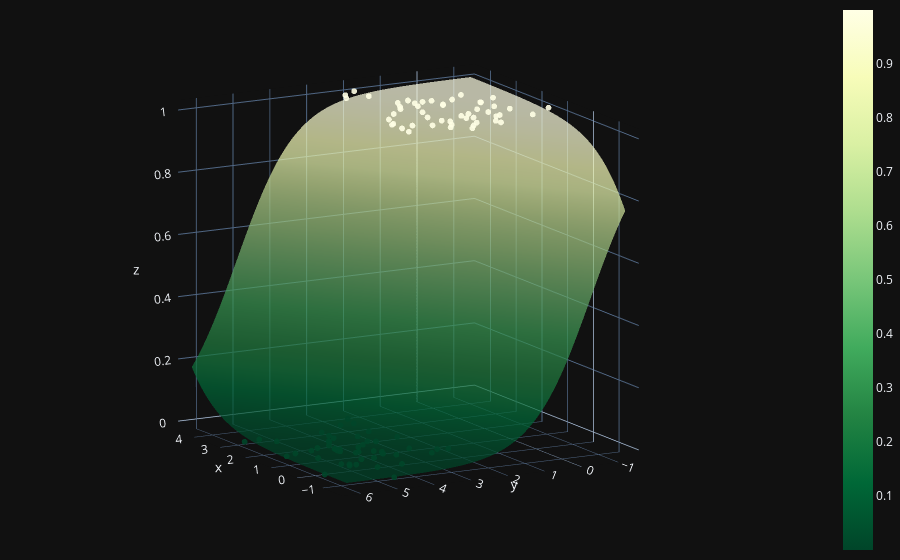

The cell this chart's notebook holds for it:
### Code cell
X0=np.linspace(X[:,0].min(), X[:,0].max(), 100)
X1=np.linspace(X[:,1].min(), X[:,1].max(), 100)
xx0,xx1= np.meshgrid(X0, X1)
Z=W[0]*xx0 + W[1]*xx1 +b
A=1 / (1+ np.exp(-Z))

fig = (go.Figure(data=[go.Surface(z=A, x=xx0, y=xx1, colorscale='YlGn', opacity=0.7, reversescale=True)]))
fig.add_scatter3d(x=X[:,0].flatten(),y=X[:,1].flatten(),z=y.flatten(), mode='markers',marker=dict(size=2,color=y.flatten(), colorscale='YlGn', opacity=0.9,reversescale=True))

fig.update_layout(template= "plotly_dark", margin=dict(l=0, r=0, b=0, t=0))
fig.layout.scene.camera.projection.type="orthographic"
fig.show()

### Figure 1 — Plotly figure (JSON) as saved in the notebook; plotly's stock layout.template omitted (floating-point values rounded to 4 significant figures; data arrays with more than 128 entries replaced by an {"elided": "..."} marker saying what was removed)
{"data": [{"colorscale": [[0, "rgb(255,255,229)"], [0.125, "rgb(247,252,185)"], [0.25, "rgb(217,240,163)"], [0.375, "rgb(173,221,142)"], [0.5, "rgb(120,198,121)"], [0.625, "rgb(65,171,93)"], [0.75, "rgb(35,132,67)"], [0.875, "rgb(0,104,55)"], [1, "rgb(0,69,41)"]], "opacity": 0.7, "reversescale": true, "type": "surface", "x": {"elided": "100x100 float values"}, "y": {"elided": "100x100 float values"}, "z": {"elided": "100x100 float values"}}, {"marker": {"color": [1, 1, 0, 0, 1, 0, 0, 1, 0, 1, 0, 1, 0, 0, 1, 1, 1, 0, 1, 1, 0, 0, 1, 0, 1, 0, 1, 0, 0, 1, 1, 0, 1, 1, 1, 0, 1, 1, 0, 1, 0, 0, 0, 0, 1, 1, 1, 1, 0, 0, 1, 1, 0, 0, 0, 0, 0, 1, 1, 1, 1, 0, 0, 1, 0, 1, 0, 0, 1, 0, 0, 1, 1, 0, 0, 0, 1, 1, 0, 0, 1, 0, 0, 0, 0, 0, 1, 0, 1, 1, 1, 1, 1, 1, 0, 0, 1, 1, 0, 1], "colorscale": [[0, "rgb(255,255,229)"], [0.125, "rgb(247,252,185)"], [0.25, "rgb(217,240,163)"], [0.375, "rgb(173,221,142)"], [0.5, "rgb(120,198,121)"], [0.625, "rgb(65,171,93)"], [0.75, "rgb(35,132,67)"], [0.875, "rgb(0,104,55)"], [1, "rgb(0,69,41)"]], "opacity": 0.9, "reversescale": true, "size": 2}, "mode": "markers", "type": "scatter3d", "x": [4.219, 0.9078, -0.2765, 0.08848, 3.243, 1.442, 1.022, 3.978, 0.5889, 1.252, 0.6284, 1.686, 1.185, 0.06897, 1.787, 4.438, 3.182, 0.3038, 0.7394, 1.285, 1.131, 0.6647, 1.316, -0.1889, 2.579, 0.8731, 1.311, 0.9868, 1.42, 2.354, 2.432, 1.043, 0.9509, 2.451, 1.62, 2.155, 1.381, 1.987, 2.116, 0.564, -0.07228, 2.509, -0.73, 1.379, 0.8821, 2.222, 2.016, 1.701, -0.6539, 0.5731, 1.957, 0.7624, 2.465, 1.333, 3.246, 1.103, 2.859, 1.6, 2.976, 2.68, 1.419, 1.926, -0.09448, 2.728, 1.12, 1.557, 0.1055, 2.844, 3.155, 1.841, 1.289, 1.642, 3.923, 1.705, 0.1631, 0.3419, 1.021, 2.669, 0.4666, 0.9481, 1.194, 1.154, -0.2942, 1.737, 0.4655, 0.0808, 3.003, 2.207, 1.361, 2.632, 2.827, 2.912, 1.142, 1.055, 2.47, -1.577, 1.412, 3.005, -0.6376, 0.8298], "y": [2.234, 0.4598, 5.081, 2.323, 1.215, 2.768, 4.117, 2.378, 4.001, 0.2081, 4.46, 0.6583, 5.28, 4.356, 1.7, 1.842, -0.1823, 3.944, 0.4361, 1.437, 4.682, 4.36, 2.441, 5.205, 0.7261, 4.714, 0.07123, 6.09, 4.637, 2.224, -0.2017, 4.606, 0.9498, -0.1954, 2.747, 4.124, 0.9295, 2.611, 3.069, 1.337, 2.884, 5.773, 6.255, 3.619, 2.841, 1.533, -0.2704, -0.4773, 4.767, 5.526, 0.2342, 1.165, 6.2, 5.01, 2.849, 4.706, 2.956, 0.9151, 1.216, -0.7044, 1.574, 4.152, 5.358, 1.305, 5.758, 2.827, 3.725, 3.327, 1.553, 3.562, 3.45, 0.1502, 1.804, 4.433, 2.578, 3.941, 1.579, 1.82, 3.866, 4.732, 2.808, 3.902, 5.273, 4.425, 3.123, 4.691, 0.7427, 5.506, 0.748, 0.6894, 1.721, 0.2466, 2.015, -0.6471, 4.099, 4.957, -1.326, 0.9852, 4.091, 1.742], "z": [1, 1, 0, 0, 1, 0, 0, 1, 0, 1, 0, 1, 0, 0, 1, 1, 1, 0, 1, 1, 0, 0, 1, 0, 1, 0, 1, 0, 0, 1, 1, 0, 1, 1, 1, 0, 1, 1, 0, 1, 0, 0, 0, 0, 1, 1, 1, 1, 0, 0, 1, 1, 0, 0, 0, 0, 0, 1, 1, 1, 1, 0, 0, 1, 0, 1, 0, 0, 1, 0, 0, 1, 1, 0, 0, 0, 1, 1, 0, 0, 1, 0, 0, 0, 0, 0, 1, 0, 1, 1, 1, 1, 1, 1, 0, 0, 1, 1, 0, 1]}], "layout": {"autosize": true, "margin": {"b": 0, "l": 0, "r": 0, "t": 0}, "scene": {"aspectmode": "manual", "aspectratio": {"x": 1.21, "y": 1.21, "z": 1.21}, "camera": {"center": {"x": 0, "y": 0, "z": 0}, "eye": {"x": -1.847, "y": 1.025, "z": 0.4743}, "projection": {"type": "orthographic"}, "up": {"x": 0, "y": 0, "z": 1}}}}}
